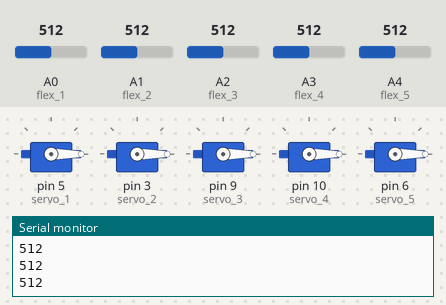
Recording of a sketch running on a simulated Arduino Uno, built with avr-gcc and run on an emulated ATmega328P. Parts: 5 × servo, the last lines printed to the serial monitor. The inputs (shaded band) are chosen by the test bench; at power-on: A3 (flex_4) = 512, A0 (flex_1) = 512, A1 (flex_2) = 512, A2 (flex_3) = 512, A4 (flex_5) = 512.

Above: at 1.2 s.
1.3 s: A3 (flex_4) set to 992
At 2.2 s:
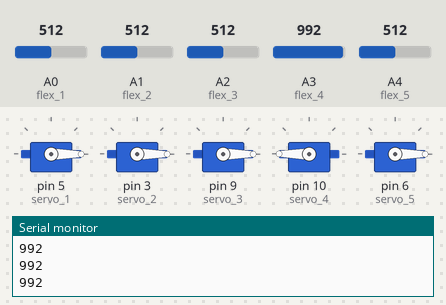
2.8 s: A0 (flex_1) set to 992
At 3.4 s:
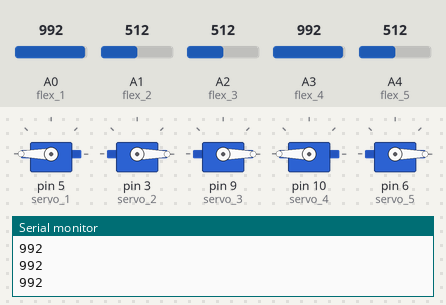
4.3 s: A1 (flex_2) set to 992
At 5.5 s:
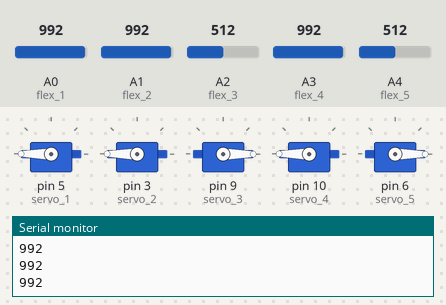
5.8 s: A2 (flex_3) set to 992
At 7.0 s:
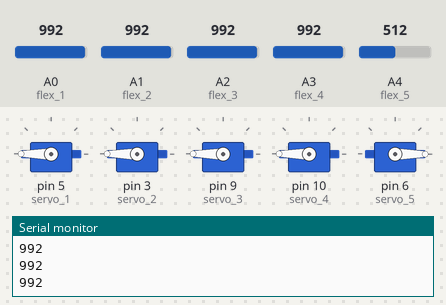
7.3 s: A4 (flex_5) set to 992
At 8.0 s:
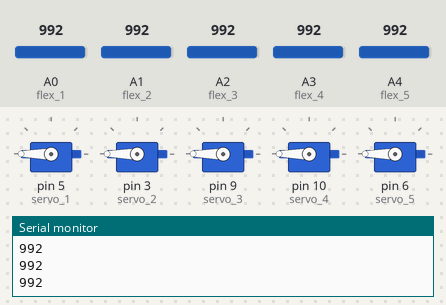
8.8 s: A3 (flex_4) set to 716
At 9.1 s:
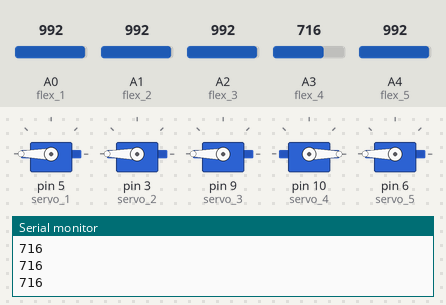
Timing chart, 0 to 11.3 s (numbered marks = the images above; inputs shaded):
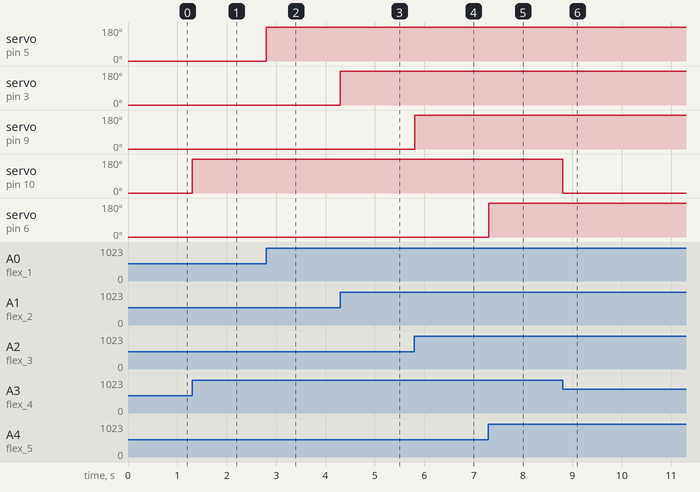

The sketch:

hand.ino
```cpp
#include <Servo.h>

Servo servo_1;
Servo servo_2;
Servo servo_3;
Servo servo_4;
Servo servo_5;

int flex_1 = 0; //Thumb
int flex_2 = 1; //Index
int flex_3 = 2; //Middle
int flex_4 = 3; //Ring
int flex_5 = 4; //Pinky

void setup()
{

  Serial.begin(9600);
  servo_1.attach(5);
  servo_2.attach(3);
  servo_3.attach(9);
  servo_4.attach(10);
  servo_5.attach(6);
}


void loop()
{
  //Test
    int sensorValue = analogRead(A3); //CHANGE A1 TO REQUIRED FLEX INPUT
    Serial.println(sensorValue);

  //thumb
  int flex_1_pos;
  int servo_1_pos;
  flex_1_pos = analogRead(flex_1);
  servo_1_pos = map(flex_1_pos, 770, 860, 0, 180);
  servo_1_pos = constrain(servo_1_pos, 0, 180);
  servo_1.write(servo_1_pos);

  //index
  int flex_2_pos;
  int servo_2_pos;
  flex_2_pos = analogRead(flex_2);
  servo_2_pos = map(flex_2_pos, 850, 950, 0, 180);
  servo_2_pos = constrain(servo_2_pos, 0, 180);
  servo_2.write(servo_2_pos);

  //middle
  int flex_3_pos;
  int servo_3_pos;
  flex_3_pos = analogRead(flex_3);
  servo_3_pos = map(flex_3_pos, 770, 850, 0, 180);
  servo_3_pos = constrain(servo_3_pos, 0, 180);
  servo_3.write(servo_3_pos);

  //ring
  int flex_4_pos;
  int servo_4_pos;
  flex_4_pos = analogRead(flex_4);
  servo_4_pos = map(flex_4_pos, 850, 940, 0, 180);
  servo_4_pos = constrain(servo_4_pos, 0, 180);
  servo_4.write(servo_4_pos);

 //pinky
  int flex_5_pos;
  int servo_5_pos;
  flex_5_pos = analogRead(flex_5);
  servo_5_pos = map(flex_5_pos, 860, 960, 0, 180);
  servo_5_pos = constrain(servo_5_pos, 0, 180);
  servo_5.write(servo_5_pos);

}
```

Measured:
- after the input at 1.3 s, servo on pin 10 (servo_4): 0° → 180° at once
- after the input at 2.8 s, servo on pin 5 (servo_1): 0° → 180° at once
- after the input at 4.3 s, servo on pin 3 (servo_2): 0° → 180° at once
- after the input at 5.8 s, servo on pin 9 (servo_3): 0° → 180° at once
- after the input at 7.3 s, servo on pin 6 (servo_5): 0° → 180° at once
- after the input at 8.8 s, servo on pin 10 (servo_4): 180° → 0° at once
